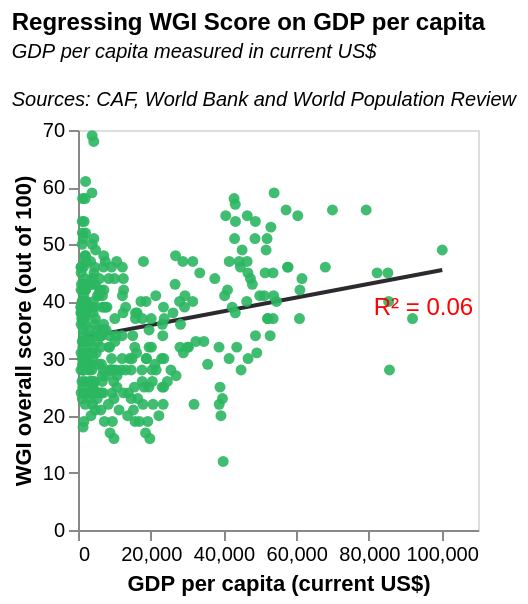

This figure's Vega-Lite source:
### Vega-Lite specification from a JSON file in a GitHub repository (floating-point values rounded to 4 significant figures; data arrays with more than 128 entries replaced by an {"elided": "..."} marker saying what was removed)
{"$schema": "https://vega.github.io/schema/vega-lite/v5.json", "description": "Regressing Overall WGI Score on GDP per capita for all countries featured in the 2018 to 2022 editions of the CAF World Giving Index Report (exploring data for 2017-2021). I ran the regression in Colab in order to ascertain the equation for the regression line", "title": {"text": ["Regressing WGI Score on GDP per capita"], "fontSize": 12, "subtitle": ["GDP per capita measured in current US$", "", "Sources: CAF, World Bank and World Population Review"], "subtitleFontStyle": "italic", "subtitleFontSize": 10, "anchor": "start", "color": "black"}, "data": {"values": {"elided": "336 records"}}, "height": 200, "width": 200, "encoding": {"x": {"field": "GDPpc", "type": "quantitative", "title": "GDP per capita (current US$)", "axis": {"grid": false}, "scale": {"domain": [0, 110000]}}, "y": {"field": "WGI", "type": "quantitative", "title": "WGI overall score (out of 100)", "axis": {"grid": false}, "scale": {"domain": [0, 70]}}, "tooltip": [{"field": "WGI", "type": "quantitative", "title": "WGI Score"}, {"field": "GDPpc", "type": "quantitative", "title": "GDP per capita"}, {"field": "year", "type": "nominal", "title": "Year"}]}, "layer": [{"data": {"values": [{"WGI": 33.46, "GDPpc": 0}, {"WGI": 45.49, "GDPpc": 100173}]}, "mark": {"type": "line", "color": "#2c2a2e", "clip": true}, "encoding": {"tooltip": null}}, {"data": {"values": {"elided": "336 records"}}, "mark": {"type": "circle", "color": "#2bb660", "fillOpacity": 0.9}}, {"data": {"values": [{"WGI": 39, "GDPpc": 95000, "text": "R² = 0.06"}]}, "mark": {"type": "text", "color": "red", "fontWeight": "normal", "fontSize": 12}, "encoding": {"tooltip": null, "text": {"field": "text", "type": "nominal"}}}]}
